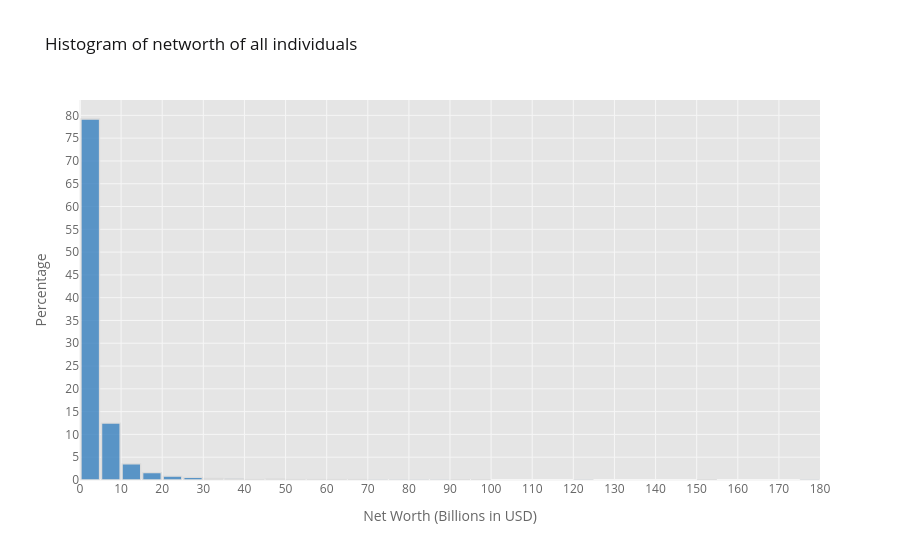

Source (notebook cell):
### Code cell
# Distribution of wealth

networthhist01 = df[['networth']].figure(kind="histogram",
                bins = (0, 200, 5),
                histnorm = 'percent',
                title = 'Histogram of networth of all individuals',
                xTitle = 'Net Worth (Billions in USD)',
                yTitle = 'Percentage',
                theme = 'ggplot',
                bargap = 0.1,
                color = 'blue',
                orientation = 'v',
                text = 'networth')

networthhist01.update_yaxes(nticks=20)
networthhist01.update_xaxes(nticks=20)

display(networthhist01)

### Figure 1 — Plotly figure (JSON) as saved in the notebook; plotly's stock layout.template omitted (floating-point values rounded to 4 significant figures; data arrays with more than 128 entries replaced by an {"elided": "..."} marker saying what was removed)
{"data": [{"autobinx": false, "histfunc": "count", "histnorm": "percent", "marker": {"color": "rgba(55, 128, 191, 1.0)", "line": {"color": "#D9D9D9", "width": 1.3}}, "name": "networth", "opacity": 0.8, "orientation": "v", "type": "histogram", "x": {"elided": "2755 float values"}, "xbins": {"end": 200, "size": 5, "start": 0}}], "layout": {"bargap": 0.1, "barmode": "overlay", "legend": {"bgcolor": "#FFFFFF", "font": {"color": "#666666"}}, "paper_bgcolor": "#FFFFFF", "plot_bgcolor": "#E5E5E5", "title": {"font": {"color": "#151516"}, "text": "Histogram of networth of all individuals"}, "xaxis": {"gridcolor": "#F6F6F6", "nticks": 20, "showgrid": true, "tickfont": {"color": "#666666"}, "title": {"font": {"color": "#666666"}, "text": "Net Worth (Billions in USD)"}, "zerolinecolor": "#F6F6F6"}, "yaxis": {"gridcolor": "#F6F6F6", "nticks": 20, "showgrid": true, "tickfont": {"color": "#666666"}, "title": {"font": {"color": "#666666"}, "text": "Percentage"}, "zerolinecolor": "#F6F6F6"}}}
